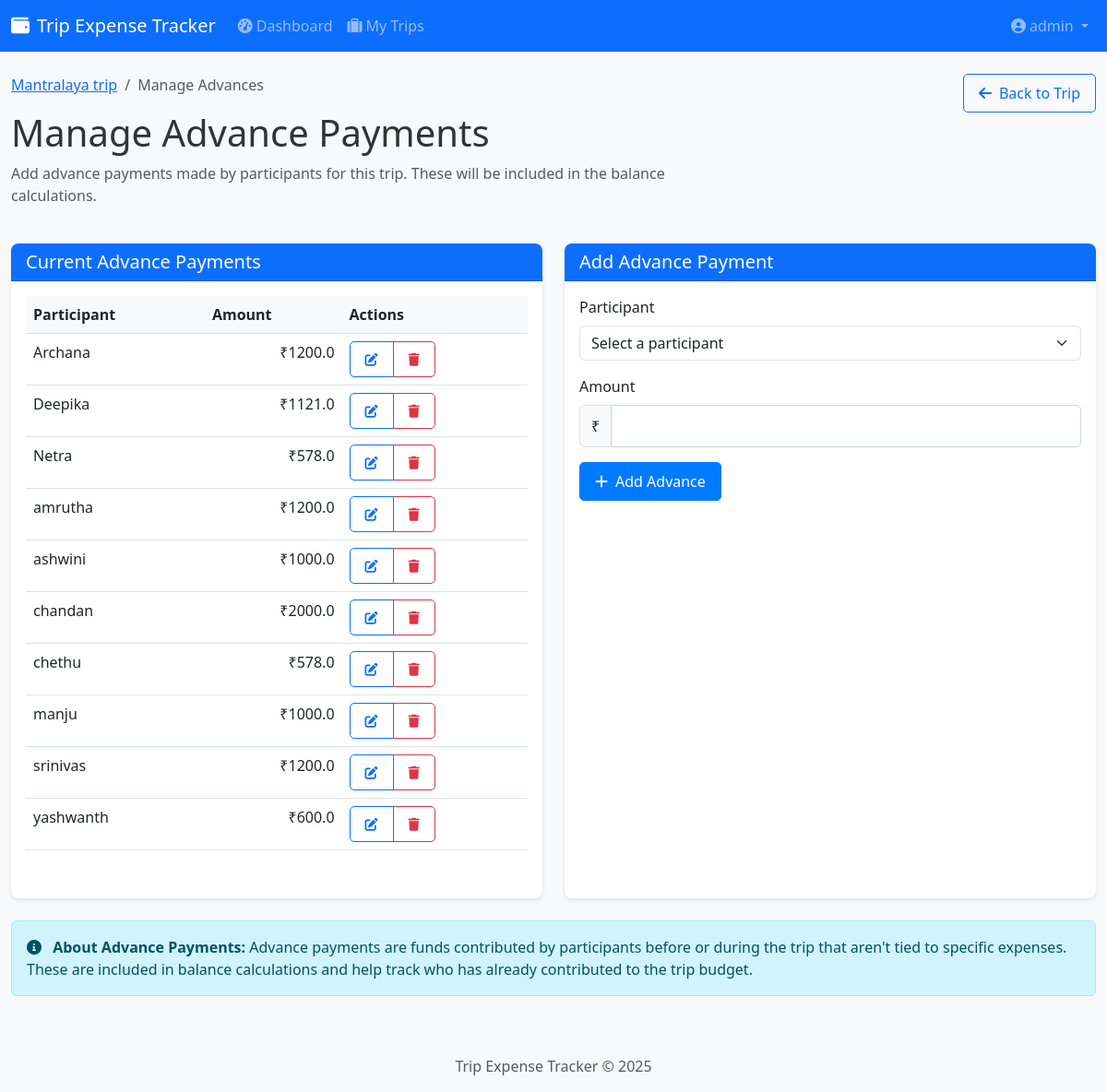
Page /trips/5/advances (signed in) on the committed database.
### expense_tracker/backend/models/user.py (models this page shows, shortened)
class User(UserMixin, db.Model):
    id = db.Column(db.Integer, primary_key=True)
    email = db.Column(db.String(120), unique=True, nullable=False, index=True)
    name = db.Column(db.String(100), nullable=False)
    password_hash = db.Column(db.String(128))
    created_at = db.Column(db.DateTime, default=datetime.utcnow)
    last_seen = db.Column(db.DateTime, default=datetime.utcnow)
    is_admin = db.Column(db.Boolean, default=False)
    trips_created = db.relationship('Trip', backref='admin', lazy='dynamic', foreign_keys='Trip.admin_id')

### expense_tracker/backend/models/trip.py (models this page shows, shortened)
class Trip(db.Model):
    id = db.Column(db.Integer, primary_key=True)
    name = db.Column(db.String(100), nullable=False)
    description = db.Column(db.Text, nullable=True)
    start_date = db.Column(db.DateTime, nullable=False)
    end_date = db.Column(db.DateTime, nullable=False)
    created_at = db.Column(db.DateTime, default=datetime.utcnow)
    updated_at = db.Column(db.DateTime, default=datetime.utcnow, onupdate=datetime.utcnow)
    admin_id = db.Column(db.Integer, db.ForeignKey('user.id'), nullable=False)
    participants = db.Column(db.Text, nullable=False, default=json.dumps([]))
    unregistered_participants = db.Column(db.Text, nullable=False, default=json.dumps([]))
    advances_json = db.Column(db.Text, default=json.dumps({}))
    general_payments_json = db.Column(db.Text, default=json.dumps([]))
    expenses = db.relationship('Expense', backref='trip', lazy='dynamic', cascade='all, delete-orphan')
    def get_participants_list(self):
        if self.participants is None:
            return []
        return json.loads(self.participants)
    def get_unregistered_participants(self):
        if self.unregistered_participants is None:
            return []
        return json.loads(self.unregistered_participants)
    def get_advances(self):
        if not self.advances_json:
            return {}
        return json.loads(self.advances_json)

### expense_tracker/backend/routes/trips.py (the view, shortened to what this page needs)
@trips_bp.route('/<int:trip_id>/advances', methods=['GET', 'POST'])
@login_required
def manage_advances(trip_id):
    trip = Trip.query.get_or_404(trip_id)
    participants = trip.get_participants_list()
    if str(current_user.id) not in participants and current_user.id != trip.admin_id:
        flash('You do not have access to this trip', 'error')
        return redirect(url_for('trips.list_trips'))
    registered_participants = User.query.filter(User.id.in_([int(pid) for pid in trip.get_participants_list()])).all()
    registered_map = {str(user.id): user for user in registered_participants}
    if str(trip.admin_id) not in [str(p.id) for p in registered_participants]:
        admin = User.query.get(trip.admin_id)
        registered_participants.append(admin)
        registered_map[str(admin.id)] = admin
    unregistered_participants = trip.get_unregistered_participants()
    advances = trip.get_advances()
    formatted_advances = []
    for participant_id, amount in advances.items():
        if participant_id.startswith('unregistered_'):
            name = participant_id.replace('unregistered_', '')
            formatted_advances.append({
                'id': participant_id,
                'name': name,
                'type': 'unregistered',
                'amount': amount
            })
        elif participant_id in registered_map:
            user = registered_map[participant_id]
            formatted_advances.append({
                'id': participant_id,
                'name': user.name,
                'type': 'registered',
                'amount': amount
            })
    formatted_advances.sort(key=lambda x: x['name'])
    return render_template('trips/manage_advances.html',
                          trip=trip,
                          registered_participants=registered_participants,
                          unregistered_participants=unregistered_participants,
                          advances=formatted_advances)

### expense_tracker/backend/templates/trips/manage_advances.html (shortened to what this page needs)
{% extends "base.html" %}
{% block content %}
<div class="row mb-4">
    <div class="col-md-8">
        <nav aria-label="breadcrumb">
            <ol class="breadcrumb">
                <li class="breadcrumb-item"><a href="{{ url_for('trips.view_trip', trip_id=trip.id) }}">{{ trip.name }}</a></li>
                <li class="breadcrumb-item active">Manage Advances</li>
            </ol>
        </nav>
        <h1 class="mb-2">Manage Advance Payments</h1>
        <p class="text-muted">
            Add advance payments made by participants for this trip. These will be included in the balance calculations.
        </p>
    </div>
    <div class="col-md-4 text-end">
        <a href="{{ url_for('trips.view_trip', trip_id=trip.id) }}" class="btn btn-outline-primary">
            <i class="fas fa-arrow-left me-2"></i>Back to Trip
        </a>
    </div>
</div>
<div class="row">
    <div class="col-md-6 mb-4">
        <div class="card h-100">
            <div class="card-header bg-primary text-white">
                <h5 class="card-title mb-0">Current Advance Payments</h5>
            </div>
            <div class="card-body">
                {% if advances %}
                <div class="table-responsive">
                    <table class="table table-hover">
                        <thead>
                            <tr>
                                <th>Participant</th>
                                <th>Amount</th>
                                <th>Actions</th>
                            </tr>
                        </thead>
                        <tbody>
                            {% for advance in advances %}
                            <tr>
                                <td>
                                    {% if advance.type == 'unregistered' %}
                                    {{ advance.name }} <span class="badge bg-info">unregistered</span>
                                    {% else %}
                                    {{ advance.name }}
                                    {% endif %}
                                </td>
                                <td class="text-end">₹{{ advance.amount|round(2) }}</td>
                                <td>
                                    <div class="btn-group">
                                        <button type="button" class="btn btn-sm btn-outline-primary edit-advance"
                                                data-participant-id="{{ advance.id }}"
                                                data-amount="{{ advance.amount }}">
                                            <i class="fas fa-edit"></i>
                                        </button>
                                        <button type="button" class="btn btn-sm btn-outline-danger delete-advance"
                                                data-participant-id="{{ advance.id }}">
                                            <i class="fas fa-trash"></i>
                                        </button>
                                    </div>
                                </td>
                            </tr>
                            {% endfor %}
                        </tbody>
                    </table>
                </div>
                {% else %}
                <p class="text-center">No advance payments recorded yet.</p>
                {% endif %}
            </div>
        </div>
    </div>
    <div class="col-md-6 mb-4">
        <div class="card h-100">
            <div class="card-header bg-primary text-white">
                <h5 class="card-title mb-0">Add Advance Payment</h5>
            </div>
            <div class="card-body">
                <form method="POST" action="{{ url_for('trips.manage_advances', trip_id=trip.id) }}">
                    <div class="mb-3">
                        <label for="participant_id" class="form-label">Participant</label>
                        <select class="form-select" id="participant_id" name="participant_id" required>
                            <option value="" disabled selected>Select a participant</option>
                        </select>
                    </div>
                    <div class="mb-3">
                        <label for="amount" class="form-label">Amount</label>
                        <div class="input-group">
                            <span class="input-group-text">₹</span>
                            <input type="number" class="form-control" id="amount" name="amount" min="0.01" step="0.01" required>
                        </div>
                    </div>
                    <button type="submit" class="btn btn-primary">
                        <i class="fas fa-plus me-2"></i>Add Advance
                    </button>
                </form>
            </div>
        </div>
    </div>
</div>
<div class="alert alert-info">
    <i class="fas fa-info-circle me-2"></i>
    <strong>About Advance Payments:</strong> Advance payments are funds contributed by participants before or during the trip that aren't tied to specific expenses. These are included in balance calculations and help track who has already contributed to the trip budget.
</div>
{% endblock %}

### expense_tracker/backend/templates/base.html (shortened to what this page needs)
<!DOCTYPE html>
<html lang="en">
<head>
    <link href="https://cdn.jsdelivr.net/npm/bootstrap@5.3.0-alpha1/dist/css/bootstrap.min.css" rel="stylesheet">
    <link rel="stylesheet" href="https://cdnjs.cloudflare.com/ajax/libs/font-awesome/6.0.0/css/all.min.css">
    <link rel="stylesheet" href="{{ url_for('static', filename='css/style.css') }}">
</head>
<body>
    <nav class="navbar navbar-expand-lg navbar-dark bg-primary">
        <div class="container">
            <a class="navbar-brand" href="{{ url_for('main.index') }}">
                <i class="fas fa-wallet me-2"></i>Trip Expense Tracker
            </a>
            <div class="collapse navbar-collapse" id="navbarNav">
                <ul class="navbar-nav me-auto">
                    {% if current_user.is_authenticated %}
                    <li class="nav-item">
                        <a class="nav-link" href="{{ url_for('main.dashboard') }}">
                            <i class="fas fa-tachometer-alt me-1"></i>Dashboard
                        </a>
                    </li>
                    <li class="nav-item">
                        <a class="nav-link" href="{{ url_for('trips.list_trips') }}">
                            <i class="fas fa-suitcase me-1"></i>My Trips
                        </a>
                    </li>
                    {% endif %}
                </ul>
                <ul class="navbar-nav">
                    {% if current_user.is_authenticated %}
                    <li class="nav-item dropdown">
                        <a class="nav-link dropdown-toggle" href="#" id="userDropdown" role="button" data-bs-toggle="dropdown">
                            <i class="fas fa-user-circle me-1"></i>{{ current_user.name }}
                        </a>
                    </li>
                    {% endif %}
                </ul>
            </div>
        </div>
    </nav>
    <div class="container mt-4">
        {% block content %}{% endblock %}
    </div>
    <footer class="footer mt-5 py-3 bg-light">
        <div class="container text-center">
            <span class="text-muted">Trip Expense Tracker &copy; 2025</span>
        </div>
    </footer>
</body>
</html>

### expense_tracker/backend/static/css/style.css (style rules this page uses)
body { font-family: 'Segoe UI', Tahoma, Geneva, Verdana, sans-serif; background-color: #f8f9fa; color: #333; }
.container { max-width: 1200px; }
.card { border-radius: 8px; box-shadow: 0 2px 4px rgba(0, 0, 0, 0.1); margin-bottom: 20px; border: none; }
.card-header { border-radius: 8px 8px 0 0 !important; font-weight: 500; }
.btn { border-radius: 5px; padding: 8px 16px; font-weight: 500; }
.btn-primary { background-color: #007bff; border-color: #007bff; }
.form-control { border-radius: 5px; padding: 10px; border: 1px solid #ced4da; }
.table { width: 100%; margin-bottom: 1rem; color: #212529; border-collapse: collapse; }
.table th { font-weight: 600; background-color: #f8f9fa; }

### rows in the picture
User: name "admin"
Trip: name "Mantralaya trip"
User: name "Archana", amount "1200.0"
User: name "Deepika", amount "1121.0"
User: name "Netra", amount "578.0"
User: name "amrutha", amount "1200.0"
User: name "ashwini", amount "1000.0"
User: name "chandan", amount "2000.0"
User: name "chethu", amount "578.0"
User: name "manju", amount "1000.0"
User: name "srinivas", amount "1200.0"
User: name "yashwanth", amount "600.0"
